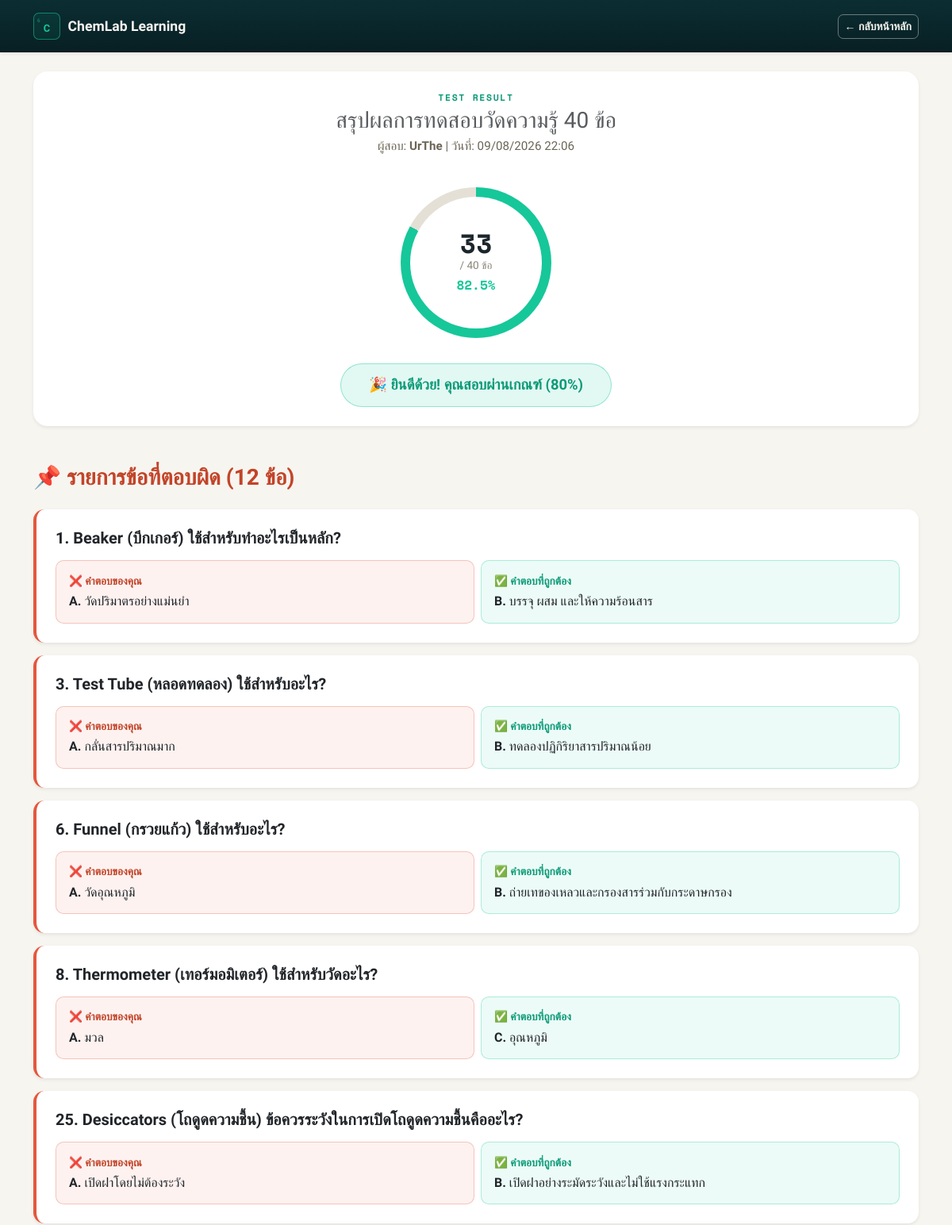
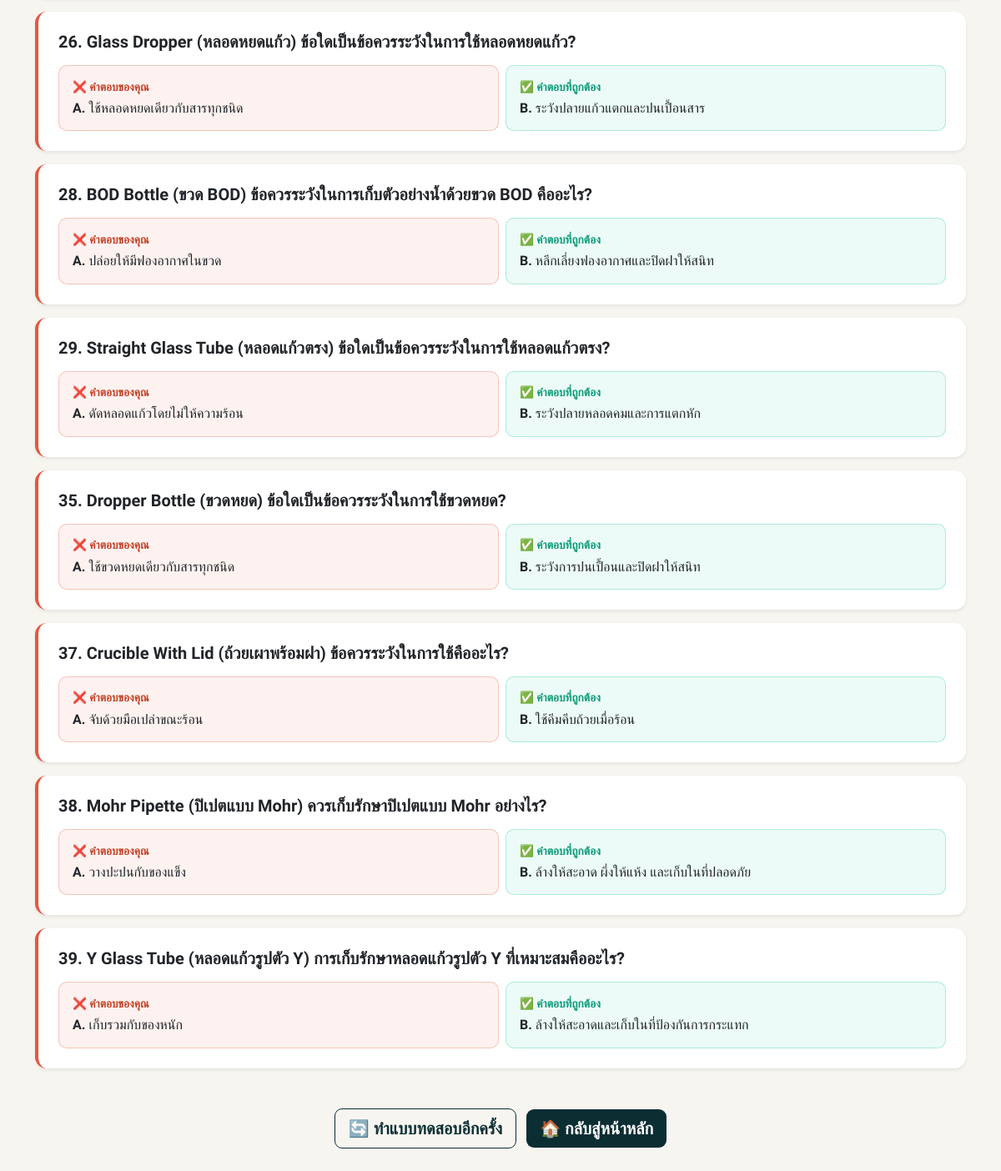
The app's page /quiz-40/result/9/ (signed in) with its own data (2 pictures, top to bottom).
### lab_app/models.py (models this page shows, shortened)
class Quiz40Result(models.Model):
    user = models.ForeignKey(
        User, on_delete=models.CASCADE, verbose_name='ผู้ใช้งาน'
    )
    score = models.IntegerField(verbose_name='คะแนนที่ได้')
    total_questions = models.IntegerField(
        default=40, verbose_name='จำนวนข้อทั้งหมด'
    )
    percentage = models.FloatField(
        default=0.0, verbose_name='คิดเป็นร้อยละ (%)'
    )
    passed = models.BooleanField(
        default=False, verbose_name='ผลการทดสอบ (ผ่าน 80%)'
    )
    user_answers = models.JSONField(
        default=dict, verbose_name='คำตอบของผู้ใช้'
    )
    date_taken = models.DateTimeField(
        auto_now_add=True, verbose_name='วันที่ทำแบบทดสอบ'
    )
    class Meta:
        verbose_name = 'ผลสอบแบบทดสอบ 40 ข้อ'
        verbose_name_plural = 'ผลสอบแบบทดสอบ 40 ข้อทั้งหมด'

### lab_app/views.py (the view)
@login_required(login_url='login')
def quiz_40_result(request, pk):
    result = get_object_or_404(Quiz40Result, pk=pk, user=request.user)
    q_map = {str(q['id']): q for q in QUIZ_50_QUESTIONS}
    wrong_questions = []
    for q_id, user_choice in result.user_answers.items():
        q = q_map.get(q_id)
        if q and user_choice != q['correct']:
            wrong_questions.append({
                'id': q['id'],
                'question': q['question'],
                'options': q['options'],
                'user_choice': user_choice,
                'user_choice_text': (
                    q['options'].get(user_choice, 'ไม่ได้ตอบ')
                    if user_choice
                    else 'ไม่ได้ตอบ'
                ),
                'correct_choice': q['correct'],
                'correct_choice_text': q['options'].get(q['correct']),
            })
    context = {
        'result': result,
        'wrong_questions': wrong_questions,
        'total_wrong': len(wrong_questions),
    }
    return render(request, 'lab_app/quiz_40_result.html', context)

### lab_app/templates/lab_app/quiz_40_result.html (shortened to what this page needs)
<!DOCTYPE html>
<html lang="th">
<head>
    <link href="https://cdn.jsdelivr.net/npm/bootstrap@5.3.0/dist/css/bootstrap.min.css" rel="stylesheet">
</head>
<body>
    <nav class="navbar navbar-dark lab-navbar mb-4 shadow-sm">
        <div class="container py-2">
            <a class="lab-brand" href="{% url 'home' %}">
                <div class="brand-tile mono">
                    <span class="num">6</span>
                    <span class="sym">C</span>
                </div>
                <span class="brand-name">ChemLab Learning</span>
            </a>
            <a href="{% url 'home' %}" class="btn btn-back btn-sm">← กลับหน้าหลัก</a>
        </div>
    </nav>
    <div class="container my-4">
        <div class="card summary-card border-0 shadow-sm p-4 text-center mb-5 bg-white">
            <div class="summary-eyebrow mono mb-1">TEST RESULT</div>
            <h3 class="text-muted mb-1">สรุปผลการทดสอบวัดความรู้ 40 ข้อ</h3>
            <p class="taker-meta mb-3">ผู้สอบ: <strong>{{ result.user.username }}</strong> | วันที่: {{ result.date_taken|date:"d/m/Y H:i" }}</p>
            <div class="score-gauge" style="--pct: {{ result.percentage|floatformat:0 }}; --gauge-color: {% if result.passed %}var(--lab-teal){% else %}var(--lab-coral){% endif %};">
                <div class="gauge-inner">
                    <div class="gauge-score">{{ result.score }}</div>
                    <div class="gauge-total">/ {{ result.total_questions }} ข้อ</div>
                    <div class="gauge-pct mono">{{ result.percentage|floatformat:1 }}%</div>
                </div>
            </div>
            <div class="mt-3">
                {% if result.passed %}
                    <div class="result-banner banner-pass">
                        🎉 ยินดีด้วย! คุณสอบผ่านเกณฑ์ (80%)
                    </div>
                {% else %}
                    <div class="result-banner banner-fail">
                        ❌ คุณสอบไม่ผ่านเกณฑ์ (ต้องการ 80% หรือ 32 ข้อขึ้นไป)
                    </div>
                {% endif %}
            </div>
        </div>
        {% if wrong_questions %}
            <div class="mb-4">
                <h3 class="wrong-heading mb-3">📌 รายการข้อที่ตอบผิด ({{ total_wrong }} ข้อ)</h3>
            </div>
            {% for item in wrong_questions %}
                <div class="card wrong-card border-0 shadow-sm mb-3">
                    <div class="card-body p-4">
                        <h5 class="fw-bold text-dark mb-3">{{ item.question }}</h5>
                        <div class="row g-2">
                            <div class="col-md-6">
                                <div class="answer-box answer-wrong">
                                    <div class="answer-label-wrong mb-1">❌ คำตอบของคุณ</div>
                                    <strong>{{ item.user_choice }}.</strong> {{ item.user_choice_text }}
                                </div>
                            </div>
                            <div class="col-md-6">
                                <div class="answer-box answer-correct">
                                    <div class="answer-label-correct mb-1">✅ คำตอบที่ถูกต้อง</div>
                                    <strong>{{ item.correct_choice }}.</strong> {{ item.correct_choice_text }}
                                </div>
                            </div>
                        </div>
                    </div>
                </div>
            {% endfor %}
        {% else %}
            <div class="perfect-banner text-center py-4 fw-bold fs-5">
                🌟 สุดยอดมาก! คุณตอบถูกต้องครบทุกข้อ (ไม่มีข้อผิด)
            </div>
        {% endif %}
        <div class="text-center my-5">
            <a href="{% url 'quiz_40' %}" class="btn btn-lab-outline-nav btn-lg me-2">🔄 ทำแบบทดสอบอีกครั้ง</a>
            <a href="{% url 'home' %}" class="btn btn-lab-solid-nav btn-lg">🏠 กลับสู่หน้าหลัก</a>
        </div>
    </div>
</body>
</html>

### lab_app/templates/lab_app/quiz_40_result.html (style rules this page uses)
:root { --lab-navy:#0B2E33; --lab-navy-deep:#081F23; --lab-teal:#16C79A; --lab-amber:#FFB238; --lab-coral:#E4573D; --lab-paper:#F7F5F0; --lab-ink:#1B262C; --lab-line:#E4E0D6; }
* { font-family:'Sarabun', sans-serif; }
.mono { font-family:'Space Mono', monospace; }
body { background:var(--lab-paper); color:var(--lab-ink); }
.lab-navbar { background:linear-gradient(180deg, var(--lab-navy) 0%, var(--lab-navy-deep) 100%) !important; }
.lab-brand { display:flex; align-items:center; gap:.6rem; color:var(--lab-paper) !important; text-decoration:none; }
.brand-tile { width:34px; height:34px; border:1.5px solid rgba(22,199,154,.55); border-radius:7px; display:flex; flex-direction:column; align-items:center; justify-content:center; color:var(--lab-teal); background:rgba(22,199,154,.08); line-height:1; }
.brand-tile .num { font-size:.4rem; align-self:flex-start; margin-left:4px; opacity:.7; }
.brand-tile .sym { font-size:.8rem; font-weight:700; }
.brand-name { font-weight:700; font-size:1.1rem; }
.btn-back { background:transparent; border:1.5px solid rgba(247,245,240,.4); color:var(--lab-paper); font-weight:600; border-radius:7px; }
.summary-card { border-radius:18px; }
.summary-eyebrow { font-size:.72rem; letter-spacing:.14em; font-weight:700; color:#0C9A78; }
.taker-meta { color:#6B6656; font-size:.95rem; }
.score-gauge { --size:190px; width:var(--size); height:var(--size); margin:1.5rem auto 1rem; border-radius:50%; display:flex; align-items:center; justify-content:center; background:conic-gradient(var(--gauge-color, var(--lab-teal)) calc(var(--pct, 0) * 1%), var(--lab-line) 0); position:relative; }
.score-gauge::before { content:""; position:absolute; inset:12px; border-radius:50%; background:#fff; }
.score-gauge .gauge-inner { position:relative; z-index:1; text-align:center; }
.gauge-score { font-family:'Space Mono', monospace; font-weight:700; font-size:2.1rem; color:var(--lab-ink); line-height:1; }
.gauge-total { font-size:.85rem; color:#8A8578; }
.gauge-pct { font-size:1rem; font-weight:700; color:var(--gauge-color, var(--lab-teal)); margin-top:.2rem; }
.result-banner { display:inline-block; border-radius:50px; padding:.8rem 2.2rem; font-weight:700; font-size:1.15rem; }
.banner-pass { background:rgba(22,199,154,.12); color:#0C9A78; border:1.5px solid rgba(22,199,154,.4); }
.wrong-heading { color:#C24428; font-weight:700; }
.wrong-card { border-radius:14px; border-left:4px solid var(--lab-coral) !important; }
.answer-box { border-radius:10px; padding:.9rem 1rem; }
.answer-wrong { background:rgba(228,87,61,.08); border:1.5px solid rgba(228,87,61,.3); }
.answer-correct { background:rgba(22,199,154,.08); border:1.5px solid rgba(22,199,154,.3); }
.answer-label-wrong { color:#C24428; font-weight:700; font-size:.85rem; }
.answer-label-correct { color:#0C9A78; font-weight:700; font-size:.85rem; }
.btn-lab-outline-nav { border:1.5px solid var(--lab-navy); color:var(--lab-navy); background:transparent; font-weight:700; border-radius:9px; }
.btn-lab-solid-nav { background:var(--lab-navy); color:#fff; font-weight:700; border-radius:9px; border:none; }

### records on screen
Quiz40Result: user.username "UrThe", date_taken "09/08/2026 22:06", score "33", total_questions "40", percentage "82.5"

### other values on screen
{{ total_wrong }} "12"
{{ item.question }} "1. Beaker (บีกเกอร์) ใช้สำหรับทำอะไรเป็นหลัก?" "3. Test Tube (หลอดทดลอง) ใช้สำหรับอะไร?" "6. Funnel (กรวยแก้ว) ใช้สำหรับอะไร?" "8. Thermometer (เทอร์มอมิเตอร์) ใช้สำหรับวัดอะไร?" "25. Desiccators (โถดูดความชื้น) ข้อควรระวังในการเปิดโถดูดความชื้นคืออะไร?" "26. Glass Dropper (หลอดหยดแก้ว) ข้อใดเป็นข้อควรระวังในการใช้หลอดหยดแก้ว?" "28. BOD Bottle (ขวด BOD) ข้อควรระวังในการเก็บตัวอย่างน้ำด้วยขวด BOD คืออะไร?" "29. Straight Glass Tube (หลอดแก้วตรง) ข้อใดเป็นข้อควรระวังในการใช้หลอดแก้วตรง?" "35. Dropper Bottle (ขวดหยด) ข้อใดเป็นข้อควรระวังในการใช้ขวดหยด?" "37. Crucible With Lid (ถ้วยเผาพร้อมฝา) ข้อควรระวังในการใช้คืออะไร?" "38. Mohr Pipette (ปิเปตแบบ Mohr) ควรเก็บรักษาปิเปตแบบ Mohr อย่างไร?" "39. Y Glass Tube (หลอดแก้วรูปตัว Y) การเก็บรักษาหลอดแก้วรูปตัว Y ที่เหมาะสมคืออะไร?"
{{ item.user_choice }} "A" "A" "A" "A" "A" "A" "A" "A" "A" "A" "A" "A"
{{ item.user_choice_text }} "วัดปริมาตรอย่างแม่นยำ" "กลั่นสารปริมาณมาก" "วัดอุณหภูมิ" "มวล" "เปิดฝาโดยไม่ต้องระวัง" "ใช้หลอดหยดเดียวกับสารทุกชนิด" "ปล่อยให้มีฟองอากาศในขวด" "ดัดหลอดแก้วโดยไม่ให้ความร้อน" "ใช้ขวดหยดเดียวกับสารทุกชนิด" "จับด้วยมือเปล่าขณะร้อน" "วางปะปนกับของแข็ง" "เก็บรวมกับของหนัก"
{{ item.correct_choice }} "B" "B" "B" "C" "B" "B" "B" "B" "B" "B" "B" "B"
{{ item.correct_choice_text }} "บรรจุ ผสม และให้ความร้อนสาร" "ทดลองปฏิกิริยาสารปริมาณน้อย" "ถ่ายเทของเหลวและกรองสารร่วมกับกระดาษกรอง" "อุณหภูมิ" "เปิดฝาอย่างระมัดระวังและไม่ใช้แรงกระแทก" "ระวังปลายแก้วแตกและปนเปื้อนสาร" "หลีกเลี่ยงฟองอากาศและปิดฝาให้สนิท" "ระวังปลายหลอดคมและการแตกหัก" "ระวังการปนเปื้อนและปิดฝาให้สนิท" "ใช้คีมคีบถ้วยเมื่อร้อน" "ล้างให้สะอาด ผึ่งให้แห้ง และเก็บในที่ปลอดภัย" "ล้างให้สะอาดและเก็บในที่ป้องกันการกระแทก"
